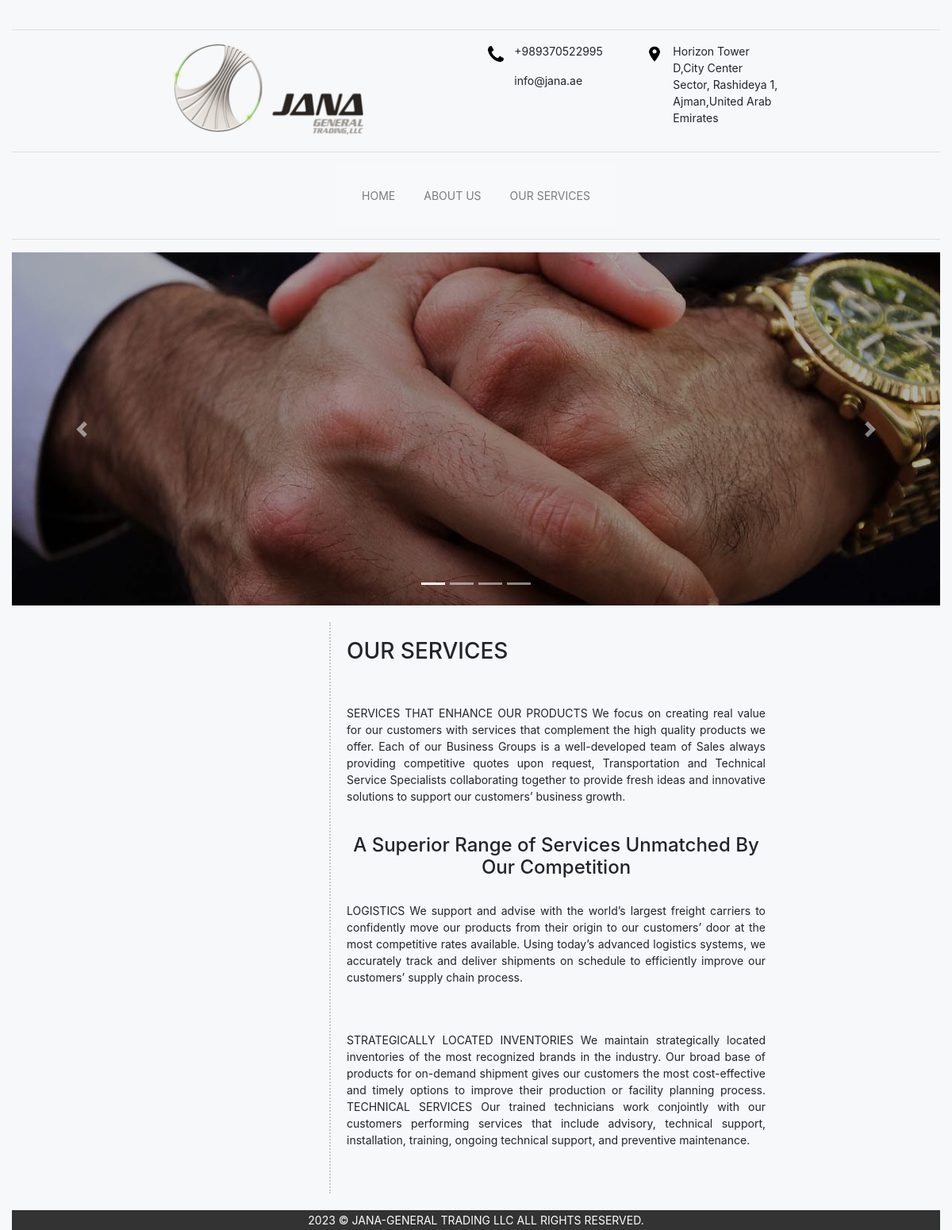
Screenshot of /OUR-SERVICES with the database file from the repository.
### SiteSetting/models.py (models this page shows)
class SiteSetting(models.Model):
    header_logo = models.ImageField(upload_to='header_logo')
    header_phone_umber = models.CharField(max_length=20)
    header_email = models.CharField(max_length=30)
    header_address = models.TextField()
    footer_license = models.CharField(max_length=100)
    is_active = models.BooleanField(default=True)
    favicon = models.ImageField(upload_to='thumbnail')
    class Meta:
        db_table = 'Site Settings'

class SliderImage(models.Model):
    image = models.ImageField(upload_to='slider')
    is_active = models.BooleanField(default=True)
    class Meta:
        db_table = 'Slider Settings'

class OurServicesDetails(models.Model):
    header1 = models.CharField(max_length=100, blank=True, null=True)
    body1 = models.TextField(blank=True, null=True)
    header2 = models.CharField(max_length=100, blank=True, null=True)
    body2 = models.TextField(blank=True, null=True)
    header3 = models.CharField(max_length=100, blank=True, null=True)
    body3 = models.TextField(blank=True, null=True)
    is_active = models.BooleanField(default=True)
    class Meta:
        db_table = 'Our Services Settings'
        verbose_name = 'Our Service'
        verbose_name_plural = 'Our Services'

### SiteSetting/views.py (the view)
# urls.py: path('OUR-SERVICES', views.our_services, name='OUR-SERVICES'),
def our_services(request):
    site_setting: SiteSetting = SiteSetting.objects.filter(is_active=True).last()
    our_services_setting: OurServicesDetails = OurServicesDetails.objects.filter(is_active=True).last()
    slider_images: SliderImage = SliderImage.objects.filter(is_active=True).all()
    context = {
        'page': our_services,
        'site_setting': site_setting,
        'our_services_setting': our_services_setting,
        'slider_images': slider_images,
    }
    return render(request, 'SiteSetting/our_services.html', context)

### SiteSetting/templates/SiteSetting/our_services.html (shortened to what this page needs)
{% extends 'base/layout.html' %}
{% block header_logo %}{{ site_setting.header_logo.url }}{% endblock %}
{% block header_phone_number %}{{ site_setting.header_phone_umber }}{% endblock %}
{% block header_email %}{{ site_setting.header_email }}{% endblock %}
{% block header_address %}{{ site_setting.header_address }}{% endblock %}
{% block footer_license %}{{ site_setting.footer_license }}{% endblock %}
{% block slider %}
    {% for img in slider_images %}
        <div class="carousel-item {% if forloop.first %}active{% endif %} bd-container-inner-wrapper">
            <img style="object-fit: cover;" width="1829px" height="445px" src="{{ img.image.url }}" alt="Image 1">
        </div>
    {% endfor %}
{% endblock %}
{% block main %}
    <div class="row">
        <div class="col-md-2"></div>
        <div class="col-md-2"></div>
        <div class="col-md-6">
            <div id="main-box">
                <h3>OUR SERVICES</h3>
                <br/>
                <br/>
                {% if our_services_setting.body1 %}
                    <p style="text-align: justify;">{{ our_services_setting.body1 }}</p>
                {% endif %}
                <br/>
                {% if our_services_setting.header2 %}
                    <h4 style="text-align: center;">{{ our_services_setting.header2 }}</h4>
                {% endif %}
                <br/>
                {% if our_services_setting.body2 %}
                    <p style="text-align: justify;">{{ our_services_setting.body2 }}</p>
                {% endif %}
                <br/>
                <br/>
                {% if our_services_setting.body3 %}
                    <p style="text-align: justify;">{{ our_services_setting.body3 }}</p>
                {% endif %}
                <br/>
            </div>
        </div>
    </div>
{% endblock %}

### templates/base/layout.html (shortened to what this page needs)
{% load static %}
<!DOCTYPE html>
<html>
    <head>
        <link rel="stylesheet" href="{% static 'css/base/bootstrap.css' %}">
        <link rel="stylesheet" href="{% static 'css/base/base-style.css' %}">
    </head>
    <body>
    <div class="container-fluid">
        <br/>
        <hr/>
        <div class="row">
            <div class="col-md-2"></div>
            <div class="col-md-2">
                <img id="logo" src="{% block header_logo %}{% endblock %}"/>
            </div>
            <div class="col-md-2"></div>
            <div class="col-md-2">
                <div class="row">
                    <div class="col-2">
                        <img id="phone-icon" src="{% static 'image/telephone-handle-silhouette.png' %}">
                    </div>
                    <div class="col-10">
                        <p>{% block header_phone_number %}{% endblock %}</p>
                        <p>{% block header_email %}{% endblock %}</p>
                    </div>
                </div>
            </div>
            <div class="col-md-2">
                <div class="row">
                    <div class="col-2">
                        <img id="phone-icon" src="{% static 'image/map.png' %}">
                    </div>
                    <div class="col-10">
                        <p>{% block header_address %}{% endblock %}</p>
                    </div>
                </div>
            </div>
            <div class="col-md-2"></div>
        </div>
        <hr/>
        <div class="row text-center">
            <div class="col-1"></div>
            <div class="col-10 text-center">
                <div class="menu-container">
                    <nav class="navbar navbar-expand-lg navbar-light bg-light">
                    <div class="collapse navbar-collapse" id="navbarNavAltMarkup">
                        <div class="navbar-nav">
                            <a class="nav-link" href="{% url 'home' %}">HOME</a>
                            <a class="nav-link" href="{% url 'ABOUT-US' %}">ABOUT US</a>
                            <a class="nav-link" href="{% url 'OUR-SERVICES' %}">OUR SERVICES</a>
                        </div>
                    </div>
                </nav>
                </div>
            </div>
            <div class="col-1"></div>
        </div>
        <hr/>
        <div class="row">
            <div class="col-12">
                <div id="mySlider" class="carousel slide" data-ride="carousel">
                    <ul class="carousel-indicators">
                        <li data-target="#mySlider" data-slide-to="0" class="active"></li>
                        <li data-target="#mySlider" data-slide-to="1"></li>
                        <li data-target="#mySlider" data-slide-to="2"></li>
                        <li data-target="#mySlider" data-slide-to="3"></li>
                    </ul>
                    <div class="carousel-inner">
                        {% block slider %}{% endblock %}
                    </div>
                    <a class="carousel-control-prev" href="#mySlider" role="button" data-slide="prev">
                        <span class="carousel-control-prev-icon" aria-hidden="true"></span>
                    </a>
                    <a class="carousel-control-next" href="#mySlider" role="button" data-slide="next">
                        <span class="carousel-control-next-icon" aria-hidden="true"></span>
                    </a>
                </div>
            </div>
        </div>
        <br/>
        {% block main %}{% endblock %}
        <br/>
        <div class="row">
            <div class="col-12">
                <div id="footer">
                    <p>{% block footer_license %}{% endblock %}</p>
                </div>
            </div>
        </div>
    </div>
    </body>
</html>

### static/css/base/base-style.css (style rules this page uses)
body { font-size: 14px; background-color: rgb(246, 248, 250); }
#logo { width: 250px; height: auto; }
#phone-icon { margin-top: 100%; width: 20px; }
.nav-link { margin: 0 10px; padding: 20px; }
#main-box { border-left: 2px dotted #c7c7c7; width: 100%; height: auto; padding: 20px; }
#footer { background-color: #333; text-align: center; color: white; padding: 2px; margin: 0; }
#footer p { padding: 0; margin: 0; }
.carousel-item img { max-width: 100%; max-height: 100%; }
.menu-container { display: flex; justify-content: center; align-items: center; }

### rows the page displays
SiteSetting: header_logo (picture), header_phone_umber "+989370522995", header_email "info@jana.ae", header_address "Horizon Tower D,City Center Sector, Rashideya 1, Ajman,United Arab Emirates", footer_license "2023 © JANA-GENERAL TRADING LLC ALL RIGHTS RESERVED."
SliderImage: image (picture)
OurServicesDetails: body1 "SERVICES THAT ENHANCE OUR PRODUCTS We focus on creating real value for our customers with services that complement the high quality products we offer. Each of our Business Groups is a well-developed team of Sales always providing competitive quotes upon request, Transportation and Technical Service Specialists collaborating together to provide fresh ideas and innovative solutions to support our customers’ business growth.", header2 "A Superior Range of Services Unmatched By Our Competition", body2 "LOGISTICS We support and advise with the world’s largest freight carriers to confidently move our products from their origin to our customers’ door at the most competitive rates available. Using today’s advanced logistics systems, we accurately track and deliver shipments on schedule to efficiently improve our customers’ supply chain process.", body3 "STRATEGICALLY LOCATED INVENTORIES We maintain strategically located inventories of the most recognized brands in the industry. Our broad base of products for on-demand shipment gives our customers the most cost-effective and timely options to improve their production or facility planning process. TECHNICAL SERVICES Our trained technicians work conjointly with our customers performing services that include advisory, technical support, installation, training, ongoing technical support, and preventive maintenance."
